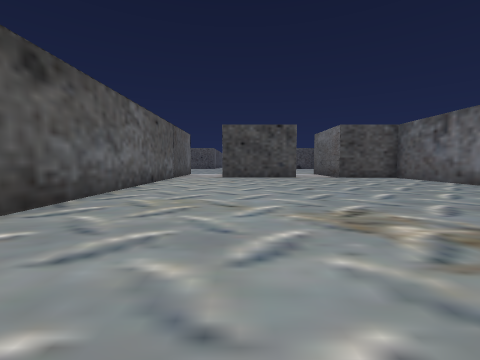
view 1 (above)

23 first-person views from a walk through a scene from a Unity 3-D project. The camera is 1.2 m above the floor, tilts 4° down and sees 90° across. The floor is counted in squares, 2 m on a side. Each view is taken from the middle of a square. On the plan, view 1 faces up. The plan holds only what a view shows up to about 9 squares ahead; the rest is blank. The place goes on beyond the plan. The player is left out. Some animated figures are not drawn.

view 2
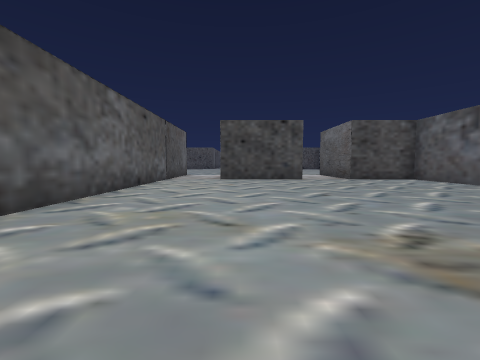

view 3
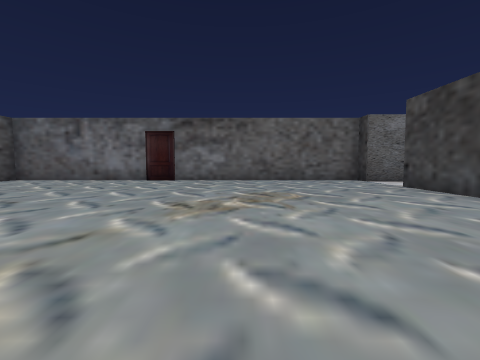

view 4
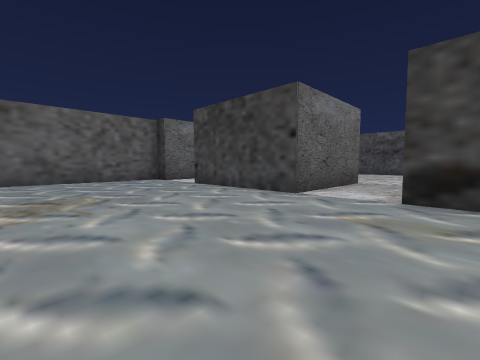

view 5
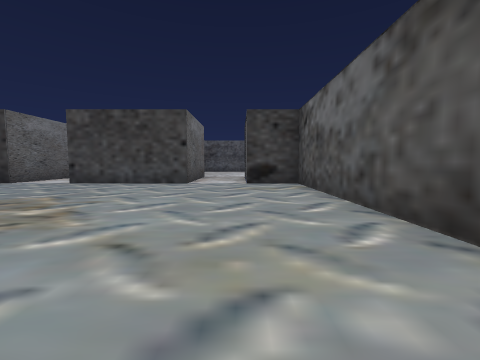

view 6
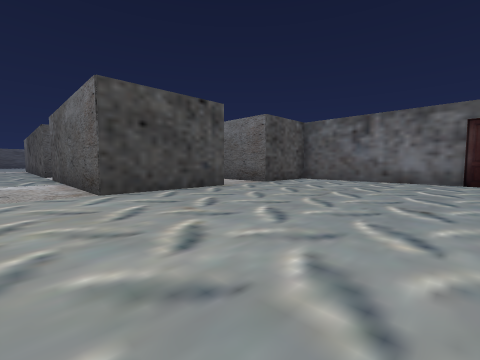

view 7
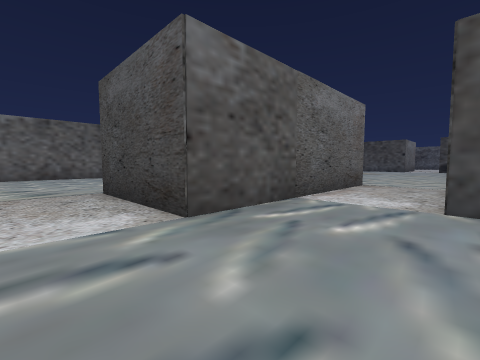

view 8
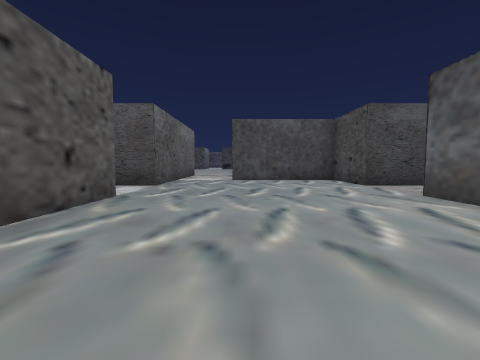

view 9
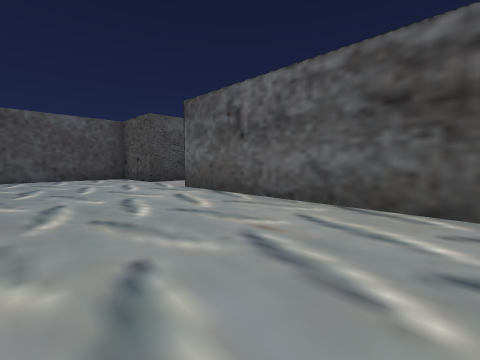

view 10
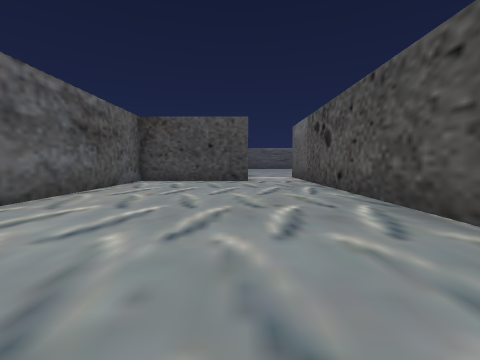

view 11
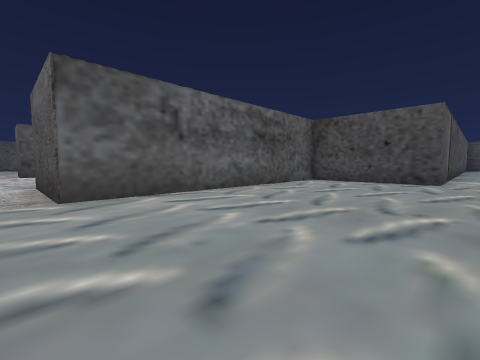

view 12
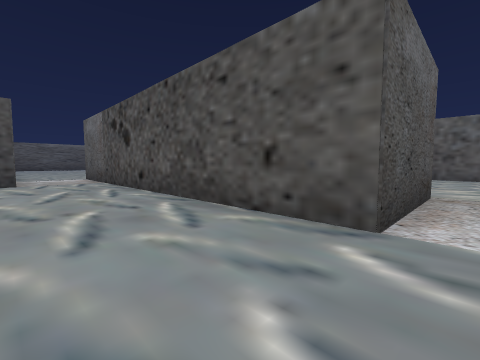

view 13
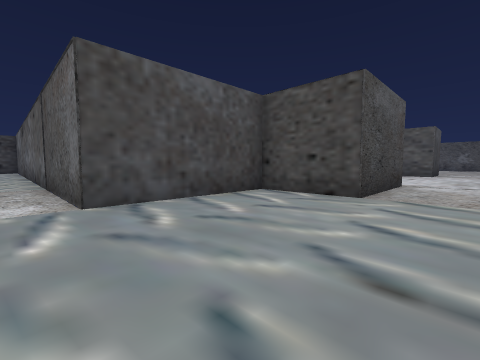

view 14
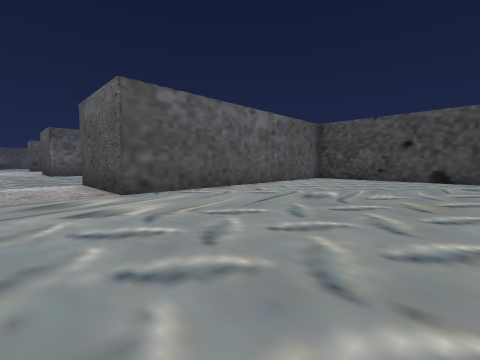

view 15
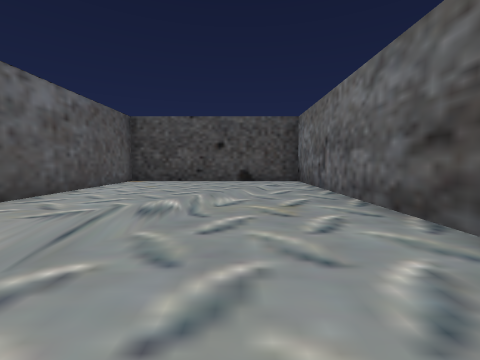

view 16
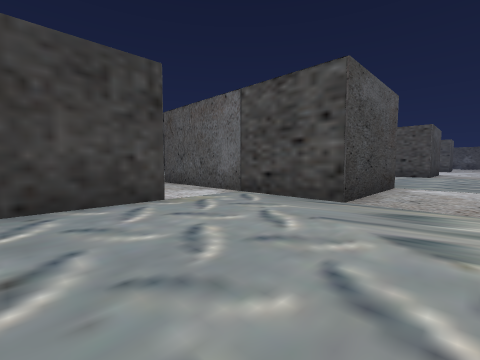

view 17
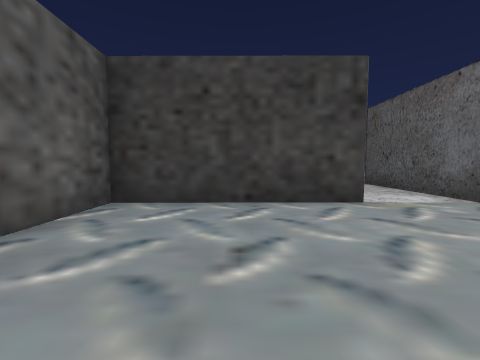

view 18
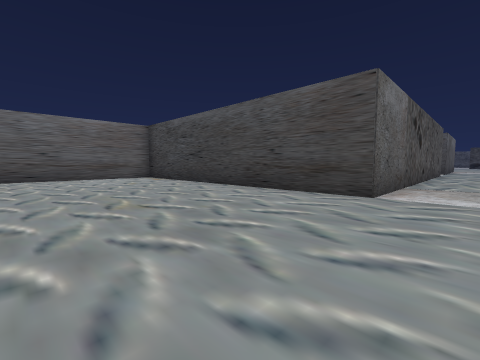

view 19
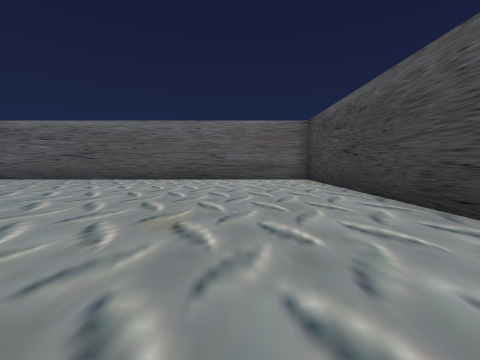

view 20
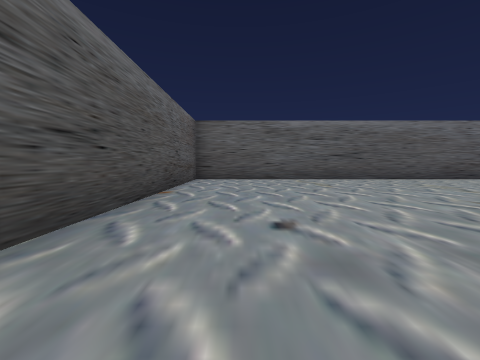

view 21
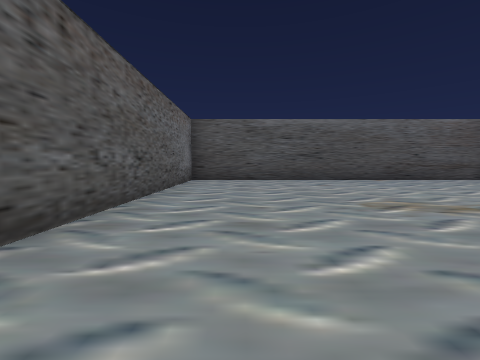

view 22
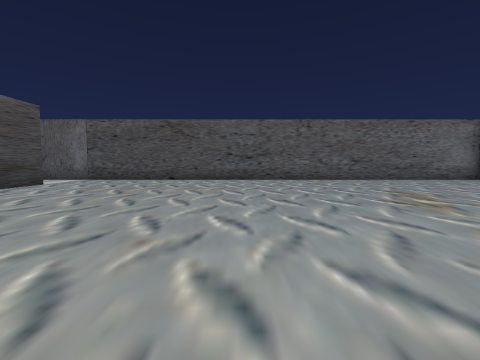

view 23
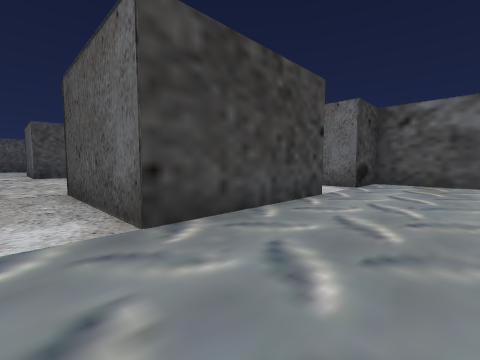

### Floor plan
Ten units are one square. View 1 is at (0, 0); x grows to the right and y downward. Boxes are objects, and circles mark ways between rooms. Rooms are numbered by the first view taken in them; rooms with no view inside come last. Other rooms are left out.
<svg viewBox="-100 -421 185 496">
<path fill="none" stroke="#000" d="M23 -99 -7 -99M-27 -94 -27 22 -12 22 -12 40M59 41 59 22 65 22 65 -99 41 -99M6 56 6 22 41 22 41 56M-7 -176 -7 -255M-27 -252 -64 -252 -64 -176 -95 -176M-95 -156 -64 -156 -64 -134 -27 -134 -27 -94M-7 -99 -7 -156M40 -134 80 -134 80 -252 23 -252 23 -176 -7 -176M-7 -156 23 -156 23 -99M41 -99 41 -118M-7 -255 -7 -275 80 -275 80 -416 -27 -416 -27 -252"/>
<circle cx="-15" cy="-90" r="3" fill="#2a7"/>
<circle cx="30" cy="-100" r="3" fill="#2a7"/>
<circle cx="0" cy="-165" r="3" fill="#2a7"/>
<circle cx="-15" cy="-265" r="3" fill="#2a7"/>
<text x="20" y="-30">1</text>
<text x="-40" y="-190">2</text>
<text x="50" y="-190">3</text>
<text x="20" y="-340">4</text>
</svg>
Room 1 opens to room 2. Room 1 opens to room 3. Room 2 opens to room 3. Room 2 opens to room 4.

Where each view was taken, in squares from view 1:
view 1: 0 up, 0 right, facing up
view 2: 1 up, 0 right, facing up
view 3: 2 up, 2 left, facing right
view 4: 2 up, 2 left, facing down-right
view 5: 5 up, 1 left, facing down
view 6: 5 up, 2 left, facing up-right
view 7: 17 up, 3 left, facing down-right
view 8: 22 up, 3 left, facing down
view 9: 23 up, 3 left, facing down-left
view 10: 17 up, 3 left, facing up
view 11: 17 up, 2 left, facing up-left
view 12: 17 up, 3 left, facing up-right
view 13: 17 up, 2 left, facing down-left
view 14: 16 up, 7 right, facing up-left
view 15: 17 up, 6 right, facing up
view 16: 17 up, 6 right, facing down-left
view 17: 17 up, 6 right, facing down
view 18: 32 up, 2 left, facing down-right
view 19: 30 up, 1 left, facing right
view 20: 40 up, 1 left, facing right
view 21: 33 up, 1 left, facing up
view 22: 33 up, 6 right, facing left
view 23: 0 up, 5 right, facing down-left
